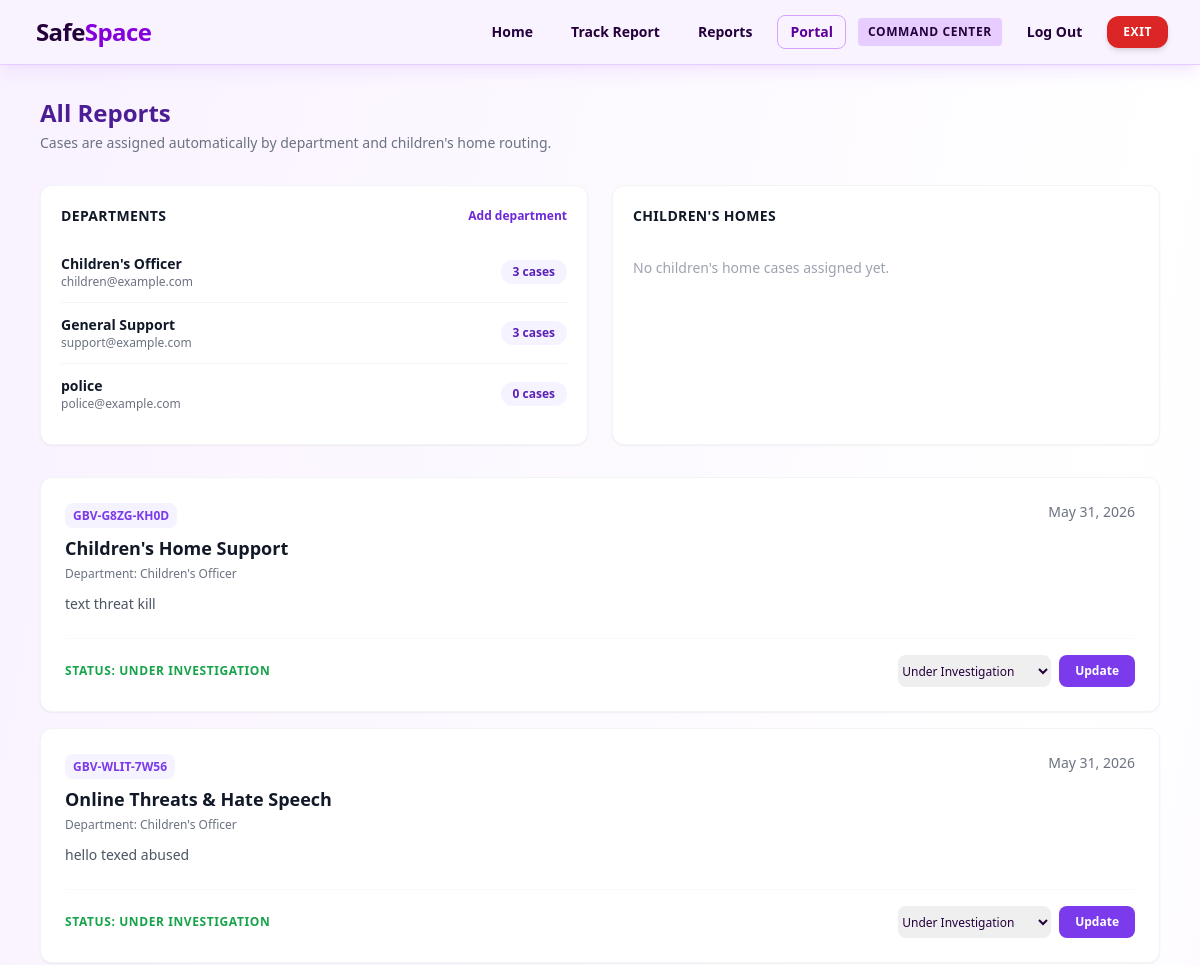
Page /portal/ (signed in, upper part) on the earlier database version.
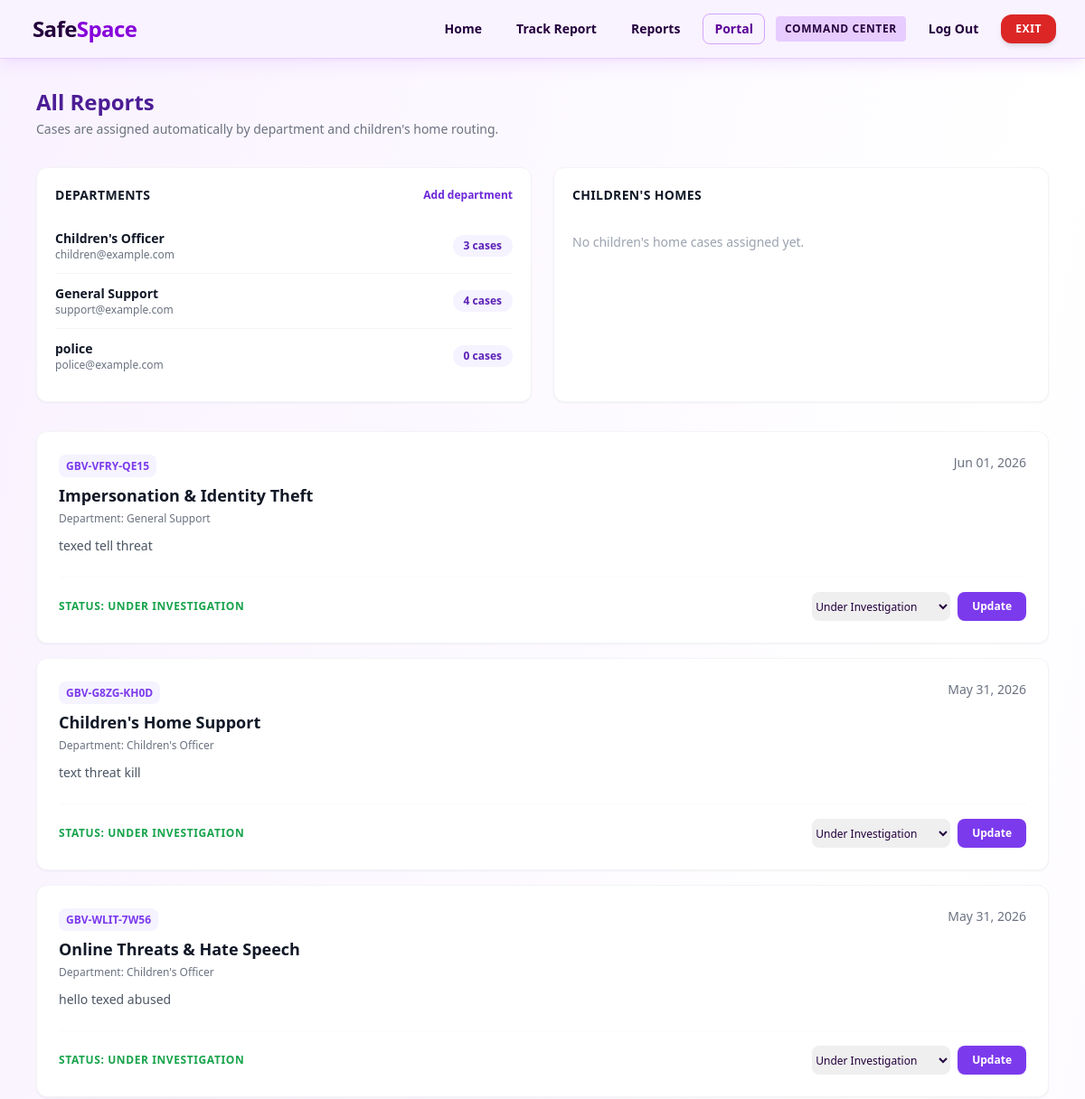
Same page on the later database version.
### reports/models.py (models this page shows, shortened)
class Department(models.Model):
    name = models.CharField(max_length=100, unique=True)
    email = models.EmailField()
    def __str__(self):
        return self.name

class IncidentReport(models.Model):
    CATEGORY_CHOICES = [
        ('cyberstalking', 'Cyberstalking & Harassment'),
        ('doxing', 'Non-Consensual Image Sharing / DoXing'),
        ('impersonation', 'Impersonation & Identity Theft'),
        ('threats', 'Online Threats & Hate Speech'),
        ('other', 'Other Forms of Online Abuse'),
        ('children_home_support', 'Children\'s Home Support'),
    ]
    STATUS_CHOICES = [
        ('pending', 'Pending Review'),
        ('under_review', 'Under Investigation'),
        ('action_taken', 'Action Taken / Resolved'),
        ('closed', 'Closed'),
    ]
    URGENCY_CHOICES = [
        ('low', 'Low Priority'),
        ('medium', 'Medium Priority'),
        ('high', 'High Priority'),
        ('critical', 'Critical Intervention Required'),
    ]
    LEVEL_CHOICES = [
        (0, 'Unassigned'),
        (1, 'Initial Review'),
        (2, 'Escalated/Urgent'),
        (3, 'Resolved')
    ]
    reference_number = models.CharField(max_length=14, unique=True, editable=False, db_index=True)
    case_access_pin = models.CharField(max_length=6, editable=False)
    reporter_profile = models.ForeignKey(User, on_delete=models.SET_NULL, blank=True, null=True)
    incident_category = models.CharField(max_length=100, choices=CATEGORY_CHOICES)
    description = models.TextField()
    incident_date = models.DateField(null=True, blank=True)
    platform_used = models.CharField(max_length=100)
    evidence_attachment = models.FileField(upload_to='evidence/%Y/%m/%d/', blank=True, null=True)
    level = models.IntegerField(choices=LEVEL_CHOICES, default=0)
    assigned_department = models.ForeignKey(Department, on_delete=models.SET_NULL, null=True, blank=True)
    assigned_to = models.ForeignKey(User, on_delete=models.SET_NULL, null=True, blank=True, related_name='assigned_cases')
    assigned_home = models.ForeignKey(ChildrensHome, on_delete=models.SET_NULL, null=True, blank=True)
    reporter_type = models.CharField(max_length=20, default='self')
    allow_contact = models.BooleanField(default=False)
    gender = models.CharField(max_length=5, default='P')
    age_group = models.CharField(max_length=10, blank=True, null=True)
    disability = models.CharField(max_length=20, default='none')
    reporter_name = models.CharField(max_length=100, blank=True, null=True)
    reporter_email = models.EmailField(blank=True, null=True)
    reporter_phone = models.CharField(max_length=20, blank=True, null=True)
    ai_classified_category = models.CharField(max_length=50, blank=True, null=True)
    ai_urgency_score = models.CharField(max_length=20, choices=URGENCY_CHOICES, default='low')
    ai_research_insights = models.TextField(blank=True, null=True)
    status = models.CharField(max_length=20, choices=STATUS_CHOICES, default='pending')
    admin_notes = models.TextField(blank=True, null=True)
    created_at = models.DateTimeField(auto_now_add=True)
    updated_at = models.DateTimeField(auto_now=True)

### reports/views.py (the view, shortened to what this page needs)
# urls.py: path('portal/', views.department_portal_view, name='department_portal'),
@login_required
@user_passes_test(is_staff)
def department_portal_view(request):
    if request.user.is_superuser:
        reports = IncidentReport.objects.all().order_by('-created_at')
        portal_title = 'All Reports'
        departments = Department.objects.annotate(case_count=Count('incidentreport')).order_by('name')
        home_cases = IncidentReport.objects.filter(assigned_home__isnull=False).order_by('-created_at')
        childrens_homes = ChildrensHome.objects.annotate(
            case_count=Count('incidentreport')
        ).prefetch_related(
            Prefetch('incidentreport_set', queryset=home_cases, to_attr='portal_cases')
        ).order_by('name')
    return render(request, 'reports/department_portal.html', {
        'reports': reports,
        'portal_title': portal_title,
        'departments': departments,
        'childrens_homes': childrens_homes,
    })

### reports/views.py (called while the page is built)
def is_staff(user):
    return user.is_staff or user.groups.filter(name='DepartmentStaff').exists()

### reports/templates/reports/department_portal.html (shortened to what this page needs)
{% extends 'base.html' %}
{% block content %}
<div class="max-w-6xl mx-auto px-4 py-8">
    <div class="mb-8">
        <h1 class="text-2xl font-black text-violet-900">{{ portal_title|default:'Assigned Incident Cases' }}</h1>
        <p class="text-sm text-gray-500 mt-1">Cases are assigned automatically by department and children's home routing.</p>
    </div>
    <div class="grid grid-cols-1 lg:grid-cols-2 gap-6 mb-8">
        <section class="bg-white rounded-xl p-5 shadow-sm border border-gray-100">
            <div class="flex items-center justify-between mb-4">
                <h2 class="text-sm font-black text-gray-900 uppercase tracking-wide">Departments</h2>
                {% if request.user.is_superuser %}
                    <a href="/admin/reports/department/add/" class="text-xs font-bold text-violet-700 hover:underline">Add department</a>
                {% endif %}
            </div>
            <div class="divide-y divide-gray-100">
                {% for department in departments %}
                    <div class="py-3 flex items-center justify-between gap-4">
                        <div>
                            <p class="text-sm font-bold text-gray-900">{{ department.name }}</p>
                            <p class="text-xs text-gray-500">{{ department.email }}</p>
                        </div>
                        <span class="text-xs font-black text-violet-800 bg-violet-50 px-3 py-1 rounded-full">{{ department.case_count }} cases</span>
                    </div>
                {% empty %}
                    <p class="text-sm text-gray-400 py-4">No departments added yet.</p>
                {% endfor %}
            </div>
        </section>
        <section class="bg-white rounded-xl p-5 shadow-sm border border-gray-100">
            <h2 class="text-sm font-black text-gray-900 uppercase tracking-wide mb-4">Children's Homes</h2>
            <div class="divide-y divide-gray-100">
                {% for home in childrens_homes %}
                    <div class="py-3 flex items-center justify-between gap-4">
                        <div>
                            <p class="text-sm font-bold text-gray-900">{{ home.name }}</p>
                            <p class="text-xs text-gray-500">{{ home.phone }}</p>
                            {% if home.portal_cases %}
                                <div class="mt-2 flex flex-wrap gap-1.5">
                                    {% for case in home.portal_cases %}
                                        <span class="text-[10px] font-bold text-gray-700 bg-gray-100 px-2 py-1 rounded">{{ case.reference_number }}</span>
                                    {% endfor %}
                                </div>
                            {% endif %}
                        </div>
                        <span class="text-xs font-black text-purple-800 bg-purple-50 px-3 py-1 rounded-full">{{ home.case_count }} cases</span>
                    </div>
                {% empty %}
                    <p class="text-sm text-gray-400 py-4">No children's home cases assigned yet.</p>
                {% endfor %}
            </div>
        </section>
    </div>
    <div class="space-y-4">
        {% for report in reports %}
        <div class="bg-white rounded-xl p-6 shadow-sm border border-gray-100">
            <div class="flex justify-between items-start">
                <div>
                    <span class="text-xs font-bold text-violet-600 bg-violet-50 px-2 py-1 rounded-lg">
                        {{ report.reference_number }}
                    </span>
                    <h2 class="text-lg font-bold text-gray-900 mt-2">{{ report.get_incident_category_display }}</h2>
                    <p class="text-xs text-gray-500 mt-1">
                        Department: {{ report.assigned_department|default:"Unassigned" }}
                    </p>
                </div>
                <span class="text-sm font-medium text-gray-500">{{ report.created_at|date:"M d, Y" }}</span>
            </div>
            <p class="text-gray-600 text-sm mt-3 line-clamp-2">{{ report.description }}</p>
            <div class="mt-6 pt-4 border-t border-gray-50 flex items-center justify-between">
                <span class="text-xs font-bold {% if report.status == 'pending' %}text-amber-600{% else %}text-green-600{% endif %} uppercase tracking-wider">
                    Status: {{ report.get_status_display }}
                </span>
                <form action="{% url 'update_status' report.id %}" method="POST" class="flex gap-2">
                    <select name="status" class="text-xs border-gray-200 rounded-lg">
                        <option value="under_review" {% if report.status == 'under_review' %}selected{% endif %}>Under Investigation</option>
                    </select>
                    <button type="submit" class="bg-violet-600 text-white text-xs font-bold px-4 py-2 rounded-lg hover:bg-violet-700">
                        Update
                    </button>
                </form>
            </div>
        </div>
        {% empty %}
        <div class="text-center py-12">
            <p class="text-gray-400">No active cases assigned to your department currently.</p>
        </div>
        {% endfor %}
    </div>
</div>
{% endblock %}

### templates/base.html (shortened to what this page needs)
{% load static %}
<!DOCTYPE html>
<html lang="en" class="h-full bg-purple-50">
<head>
    <script src="https://cdn.tailwindcss.com"></script>
    <link rel="stylesheet" href="{% static 'images/custom.css' %}?v=3">
    <link rel="stylesheet" href="https://cdnjs.cloudflare.com/ajax/libs/font-awesome/6.5.1/css/all.min.css">
</head>
<body class="bg-gradient-to-br from-purple-50 via-white to-purple-100 text-purple-950 flex flex-col min-h-screen font-sans antialiased">
<nav class="bg-purple-50/95 text-purple-950 shadow-lg shadow-purple-200/40 backdrop-blur sticky top-0 z-50 border-b border-purple-200" role="navigation" aria-label="Main Security Directory">
    <div class="max-w-7xl mx-auto px-4 sm:px-6 lg:px-8">
        <div class="flex justify-between h-16 items-center">
            <div class="flex items-center space-x-2">
                <a href="{% url 'landing' %}" class="text-2xl font-black tracking-tight text-purple-950 focus:outline-none focus:ring-2 focus:ring-purple-700 rounded p-1" aria-label="SafeSpace Home Brand Link">
                    Safe<span class="text-purple-700">Space</span>
                </a>
            </div>
            <div class="hidden md:flex items-center space-x-3">
                <a href="{% url 'landing' %}" class="text-sm font-semibold text-purple-950 px-3 py-1.5 border border-transparent rounded-lg transition-all duration-200 hover:text-white hover:border-purple-800 hover:bg-purple-800 focus:text-white focus:bg-purple-800 focus:outline-none">Home</a>
                <a href="{% url 'track_case' %}" class="text-sm font-semibold text-purple-950 px-3 py-1.5 border border-transparent rounded-lg transition-all duration-200 hover:text-white hover:border-purple-800 hover:bg-purple-800 focus:text-white focus:bg-purple-800 focus:outline-none">Track Report</a>
{% if user.is_authenticated %}
        <a href="{% if user.is_staff %}{% url 'department_portal' %}{% else %}{% url 'user_dashboard' %}{% endif %}" class="text-sm text-purple-950 font-bold px-3 py-1.5 border border-transparent rounded-lg transition-all duration-200 hover:text-white hover:border-purple-800 hover:bg-purple-800 focus:text-white focus:bg-purple-800 focus:outline-none">
            {% if user.is_staff %}Reports{% else %}My Dashboard{% endif %}
        </a>
        {% if user.is_staff %}
            <a href="{% url 'department_portal' %}" class="text-sm font-bold text-purple-800 px-3 py-1.5 border border-purple-300 rounded-lg transition-all hover:bg-purple-600 hover:text-white">
                Portal
            </a>
        {% endif %}
        {% if user.is_superuser %}
            <a href="{% url 'custom_admin' %}" class="bg-purple-200 hover:bg-purple-300 text-purple-950 text-xs font-black px-2.5 py-1.5 rounded uppercase tracking-wider transition focus:outline-none focus:ring-2 focus:ring-offset-2 focus:ring-purple-400">
                Command Center
            </a>
        {% endif %}
    <form action="{% url 'logout' %}" method="POST" class="inline m-0">
        <button type="submit" class="text-purple-950 text-sm font-semibold px-3 py-1.5 border border-transparent rounded-lg transition-all duration-200 hover:text-white hover:bg-red-600 hover:border-red-600 focus:text-white focus:bg-red-600 focus:outline-none">
            Log Out
        </button>
                </form>
                {% endif %}
                <button onclick="quickEscape()" class="bg-red-600 hover:bg-red-700 text-white font-bold text-xs uppercase tracking-wider px-4 py-2 rounded-xl shadow-md transition active:scale-95 focus:outline-none focus:ring-2 focus:ring-red-500 ml-2" aria-label="Instantly leave page">EXIT</button>
            </div>
        </div>
    </div>
</nav>
    <main class="flex-grow focus:outline-none" id="main-content" tabindex="-1">
        {% block content %}{% endblock %}
    </main>
</body>
</html>

### core/static/images/custom.css (style rules this page uses)
html { scroll-behavior: smooth; -webkit-tap-highlight-color: transparent; }

Differences in the rows shown:
computed for Department "General Support": case_count "3" → "4"
added IncidentReport: reference_number "GBV-VFRY-QE15", incident_category "Impersonation & Identity Theft", assigned_department "General Support", created_at "Jun 01, 2026", description "texed tell threat", status "UNDER INVESTIGATION", status "Under Investigation"
